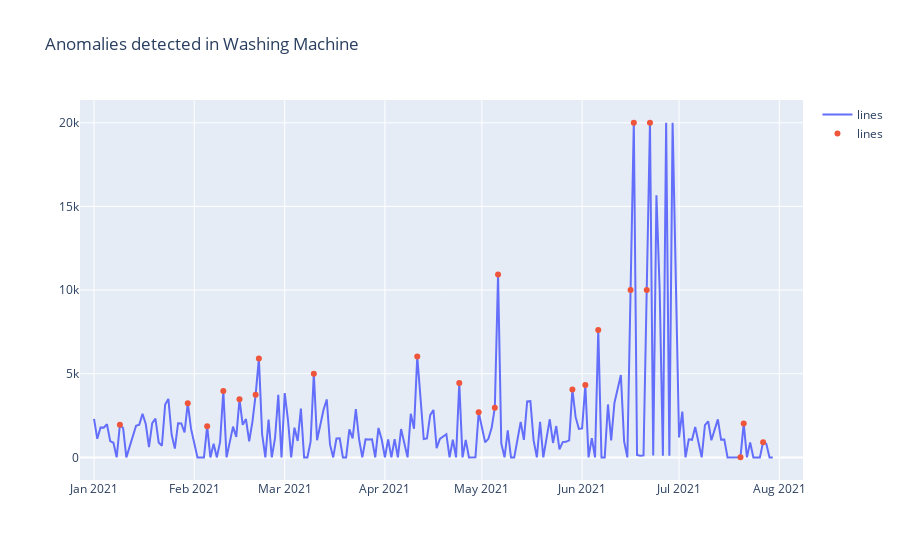

Here is the notebook cell this chart was saved with:
### Code cell
import plotly.graph_objects as go

fig = go.Figure()
df_anoms = df1[df1['wm_zscore'] > 3]
fig.add_trace(go.Scatter(x=df1['Date'], y=df1['Washing Machine'],
                    mode='lines',
                    name='lines'))
fig.add_trace(go.Scatter(x=df_anoms['Date'], y=df_anoms['Washing Machine'],
                    mode='markers',
                    name='lines'))
fig.update_layout(title='Anomalies detected in Washing Machine')

### Figure 1 — Plotly figure (JSON) as saved in the notebook; plotly's stock layout.template omitted (floating-point values rounded to 4 significant figures; data arrays with more than 128 entries replaced by an {"elided": "..."} marker saying what was removed)
{"data": [{"mode": "lines", "name": "lines", "type": "scatter", "x": {"elided": "203 str values"}, "y": {"elided": "203 int values"}}, {"mode": "markers", "name": "lines", "type": "scatter", "x": ["2021-01-09T00:00:00", "2021-01-30T00:00:00", "2021-02-05T00:00:00", "2021-02-10T00:00:00", "2021-02-15T00:00:00", "2021-02-20T00:00:00", "2021-02-21T00:00:00", "2021-03-10T00:00:00", "2021-04-11T00:00:00", "2021-04-24T00:00:00", "2021-04-30T00:00:00", "2021-05-05T00:00:00", "2021-05-06T00:00:00", "2021-05-29T00:00:00", "2021-06-02T00:00:00", "2021-06-06T00:00:00", "2021-06-16T00:00:00", "2021-06-17T00:00:00", "2021-06-21T00:00:00", "2021-06-22T00:00:00", "2021-07-20T00:00:00", "2021-07-21T00:00:00", "2021-07-27T00:00:00"], "y": [1947, 3240, 1858, 3972, 3468, 3748, 5905, 5000, 6029, 4445, 2695, 2969, 10932, 4057, 4324, 7609, 10000, 20000, 10000, 20000, 9, 2030, 907]}], "layout": {"title": {"text": "Anomalies detected in Washing Machine"}}}
